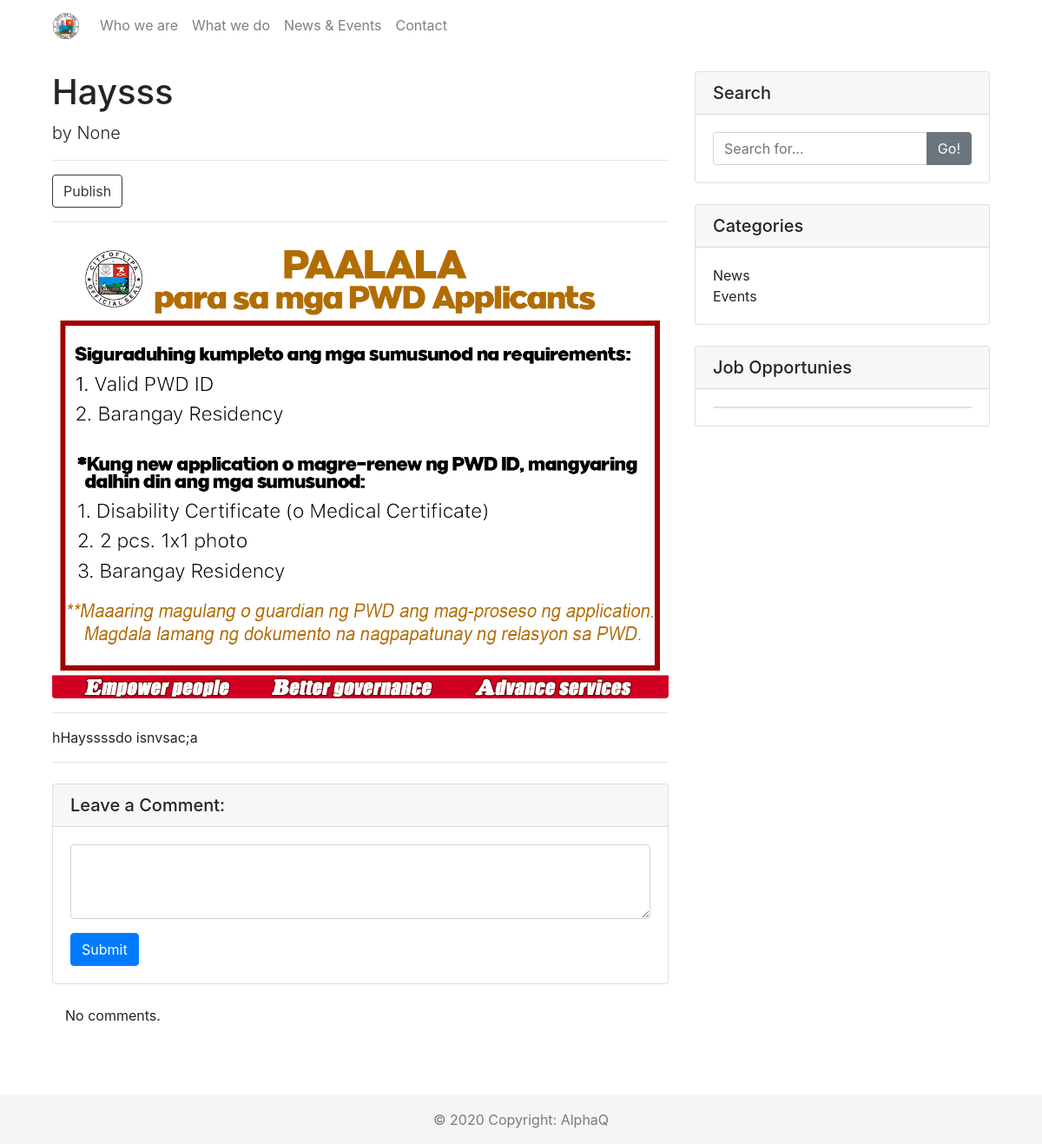
The app's page /news_and_events/article/haysss, older data.
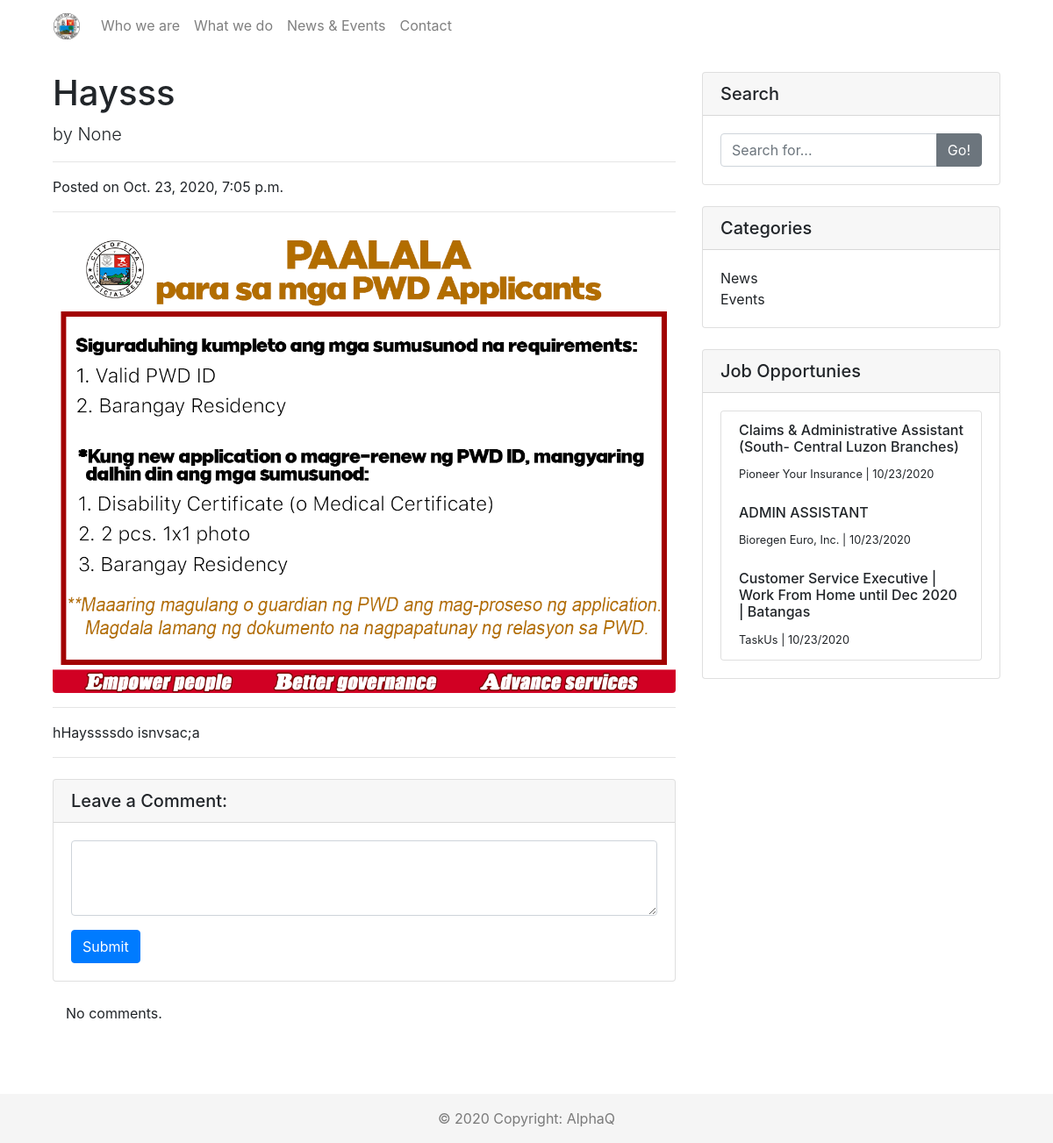
The same page, newer data.
### pages/models.py (models this page shows, shortened)
class Category(models.Model):
    title = models.TextField(max_length=200)
    class Meta:
        verbose_name = 'category'
        verbose_name_plural = 'categories'

class Article(models.Model):
    title = models.TextField(max_length=200)
    slug = models.SlugField(allow_unicode=True, unique=True, editable=False,
                            default='lipa_city_article')
    author = models.ForeignKey(User, on_delete=models.SET_NULL,
                               null=True, editable=False)
    created_date = models.DateTimeField(default=timezone.now)
    published_date = models.DateTimeField('Date Published', blank=True,
                                          null=True)
    category = models.ForeignKey(Category, on_delete=models.SET_NULL,
                                 null=True)	 # foreign key
    hero_image = models.ImageField(upload_to='article_photos/',
                                   blank=True)
    body_text = RichTextField(blank=True, null=True)

class Job(models.Model):
    title = models.TextField(max_length=200)
    company = models.TextField(max_length=200, blank=True)
    link = models.URLField()
    is_open = models.BooleanField(default=True)
    created_date = models.DateTimeField(default=timezone.now)

### pages/views.py (the view, shortened to what this page needs)
# urls.py: path('article/<slug>', views.ArticleDetailView.as_view(),
class ArticleDetailView(DetailView):
    model = Article
    def get_context_data(self, **kwargs):
        context = super().get_context_data(**kwargs)
        article = get_object_or_404(Article, slug=self.kwargs['slug'])
        article_images = ArticleImage.objects.filter(
            article=article
        )
        categories = Category.objects.all()[:10]
        jobs = Job.objects.filter(
                Q(created_date__lte=timezone.now()) & Q(is_open=True)
                ).order_by('-created_date')[:10]
        context['article_images'] = article_images
        context['jobs'] = jobs
        context['categories'] = categories
        context['page_title'] = article.title
        context['form'] = CommentForm()
        return context

### pages/forms.py
class CommentForm(forms.ModelForm):
    class Meta:
        model = Comment
        fields = ('body_text',)
        widgets = {
            'body_text': forms.Textarea(attrs={
                            'class': 'form-control',
                            'rows': 3}),
        }
    def __init__(self, *args, **kwargs):
        super().__init__(*args, **kwargs)
        self.fields["body_text"].label = ''

### pages/templates/pages/article_detail.html (shortened to what the changed rows need)
{% extends 'base.html' %}
{% block content %}
<div class="container">
  <div class="row">
    <div class="col-lg-8">
        <h1 class='mt-4'>{{ article.title }}</h1>
        <p class="lead">
          by
          <a href="#">{{ article.author }}</a>
        </p>
        <hr>
        {% if article.published_date %}
            <div class="date articledate">
                Posted on {{ article.published_date }}
            </div>
        {% else %}
            <a class="btn btn-outline-dark" href="{% url 'article_publish' slug=article.slug %}">Publish</a>
        {% endif %}
        <hr>
        {% if article_images %}
        {% if article.hero_image %}
        <div id="carouselExampleIndicators" class="carousel slide" data-ride="carousel">
        <ol class="carousel-indicators">
          <li data-target="#carouselExampleIndicators" data-slide-to="0" class="active"></li>
          {% for article_image in article_images %}
            <li data-target="#carouselExampleIndicators" data-slide-to="{{ forloop.counter }}"></li>
          {% endfor %}
        </ol>
        <div class="carousel-inner">
          <div class="carousel-item active">
            <img class="img-fluid rounded" src="{{ article.hero_image.url }}" alt="article_image">
          </div>
          {% if article_images %}
          {% for article_image in article_images %}
          <div class="carousel-item">
            <img src="{{ article_image.images.url }}" class="d-block w-100" alt="additional_article_image">
          </div>
          {% endfor %}
          {% endif %}
        </div>
        <a class="carousel-control-prev" href="#carouselExampleIndicators" role="button" data-slide="prev">
          <span class="carousel-control-prev-icon" aria-hidden="true"></span>
          <span class="sr-only">Previous</span>
        </a>
        <a class="carousel-control-next" href="#carouselExampleIndicators" role="button" data-slide="next">
          <span class="carousel-control-next-icon" aria-hidden="true"></span>
          <span class="sr-only">Next</span>
        </a>
        </div>
        {% endif %}
        {% else %}
        <img class="img-fluid rounded" src="{{ article.hero_image.url }}" alt="article_image">
        {% endif %}
        <hr>
      <p class='articlecontent' >{{ article.body_text|safe|linebreaksbr }}</p>
  <hr>
  <div class="card my-4">
    <h5 class="card-header">Leave a Comment:</h5>
    <div class="card-body">
    </div>
  </div>
  <div class="container">
        {% for comment in article.comments.all %}
        <br>
            {% if user.is_superuser or comment.approved_comment %}
                    <div class="media mb-4">
                      <img class="d-flex mr-3 rounded-circle" src="http://placehold.it/50x50" alt="">
                      <div class="media-body">
                        <h5 class="mt-0">{{ comment.author }}</h5>
                        {% if not comment.approved_comment %}
                          <h6><span class="badge badge-secondary">NOT APPROVED</span></h6>
                        {% endif %}
                        {{ comment.body_text|safe|linebreaks }}
                        {{ comment.created_date }}
                        {% if not comment.approved_comment and comment.author == request.user %}
                            <a class="btn btn-primary" href="{% url 'comment_remove' slug=comment.slug %}">
                              <svg width="1em" height="1em" viewBox="0 0 16 16" class="bi bi-x" fill="currentColor" xmlns="http://www.w3.org/2000/svg">
                                <path fill-rule="evenodd" d="M4.646 4.646a.5.5 0 0 1 .708 0L8 7.293l2.646-2.647a.5.5 0 0 1 .708.708L8.707 8l2.647 2.646a.5.5 0 0 1-.708.708L8 8.707l-2.646 2.647a.5.5 0 0 1-.708-.708L7.293 8 4.646 5.354a.5.5 0 0 1 0-.708z"/>
                              </svg>
                            </a>
                            <a class="btn btn-primary" href="{% url 'comment_approve' slug=comment.slug %}">
                              <svg width="1em" height="1em" viewBox="0 0 16 16" class="bi bi-check" fill="currentColor" xmlns="http://www.w3.org/2000/svg">
                                <path fill-rule="evenodd" d="M10.97 4.97a.75.75 0 0 1 1.071 1.05l-3.992 4.99a.75.75 0 0 1-1.08.02L4.324 8.384a.75.75 0 1 1 1.06-1.06l2.094 2.093 3.473-4.425a.236.236 0 0 1 .02-.022z"/>
                              </svg>
                            </a>
                        {% endif %}
                      </div>
                    </div>
            {% endif %}
        {% empty %}
            <p>No comments.</p>
        {% endfor %}
      </div>
    </div>
    <div class="col-md-4">
      <div class="card my-4">
        <div class="card-body">
          <div class="row">
            <div class="col-lg-6">
              <ul class="list-unstyled mb-0">
                {% for category in categories %}
                <li>
                  <a href="{% url 'article_list' %}?category={{ category.title }}">{{ category.title }}</a>
                </li>
                {% endfor %}
              </ul>
            </div>
          </div>
        </div>
      </div>
      <div class="card my-4">
        <div class="card-body">
          <div class="card">
            <ul class="list-group list-group-flush">
              {% for job in jobs %}
              <a href="{{ job.link }}">
                <li class="list-group-item">
                  <div class="media">
                    <div class="media-body">
                      <h6 class="mt-0">{{ job.title }}</h6>
                      <small>
                        {{ job.company }} |
                        {{ job.created_date|date:"m/d/Y" }}
                      </small>
                    </div>
                  </div>
                </li>
              </a>
              {% endfor %}
            </ul>
          </div>
        </div>
      </div>
    </div>
  </div>
</div>
{% endblock %}

Row changes from the older to the newer data that the page shows:
changed Article "Haysss": published_date (not shown) → "Oct. 23, 2020, 7:05 p.m."
added Job: title "Claims & Administrative Assistant (South- Central Luzon Branches)", company "Pioneer Your Insurance", created_date "10/23/2020"
added Job: title "ADMIN ASSISTANT", company "Bioregen Euro, Inc.", created_date "10/23/2020"
added Job: title "Customer Service Executive | Work From Home until Dec 2020 | Batangas", company "TaskUs", created_date "10/23/2020"
Text that changed along with them:
text no longer shown: "Publish"
text now shown: "Posted on"
